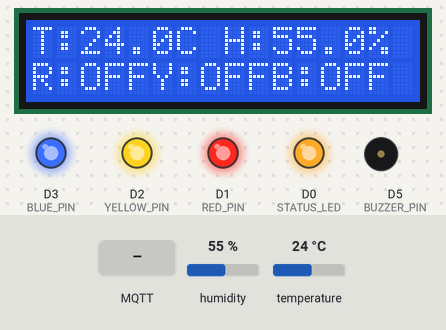
This sketch was run on a simulated ESP8266 (NodeMCU). Shown: 16×2 character LCD, output pins drawn as LEDs (lit = HIGH), buzzer (waves = sounding, pin HIGH). Inputs (shaded band) come from the test bench; at power-on: humidity 55 %, temperature 24 °C. WiFi joins after 1.5 s; servers stay silent unless stated; no MQTT or app messages arrive unless stated; what the sketch prints to the serial monitor is not drawn.

Above: at 4.0 s.
4.1 s: MQTT message "ON" arrives on the first subscribed topic
At 5.6 s:
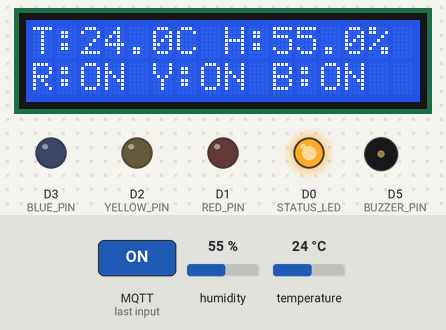
6.4 s: humidity set to 79 %
At 11.6 s:
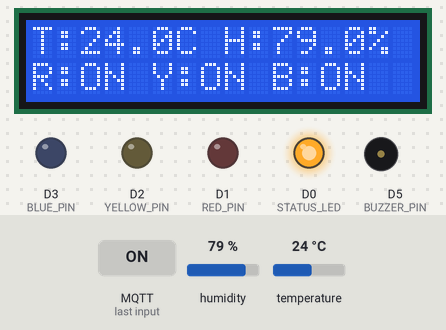
12.4 s: humidity set to 83 %
At 21.9 s:
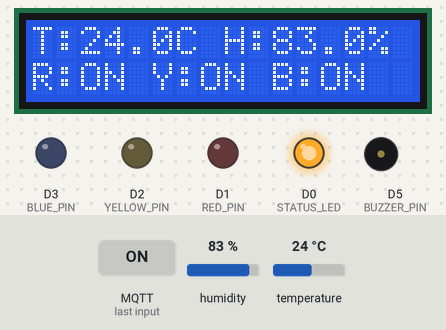
26.4 s: MQTT message "OFF" arrives on the first subscribed topic
At 27.5 s:
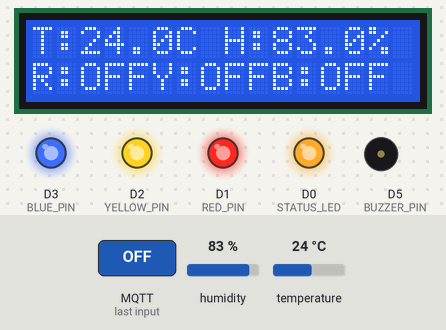
40.4 s: temperature set to 12 °C
At 51.1 s:
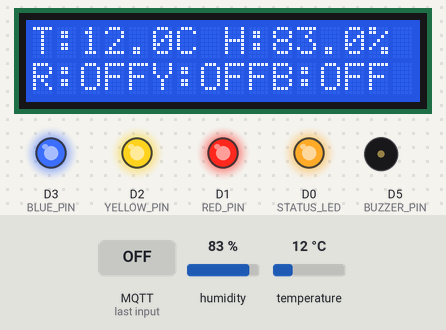
52.1 s: MQTT message "on" arrives on the first subscribed topic
At 52.5 s:
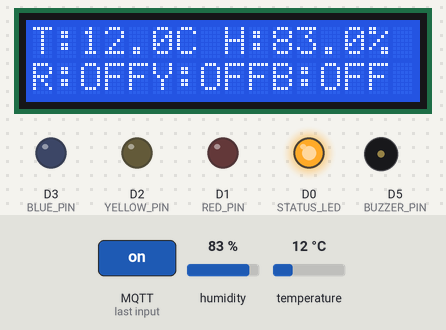
Timing chart, 0 to 57.0 s (numbered marks = the images above; inputs shaded):
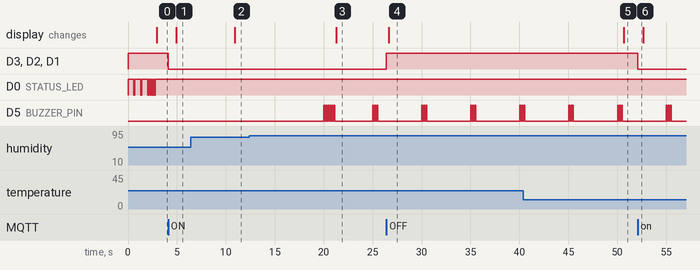

The sketch:

MergedWeatherSmartLight.ino
```cpp
/*
 * MergedWeatherSmartLight.ino
 *
 * ESP8266 NodeMCU code for a combined IoT system
 * Features:
 * - Weather Station functionality (temperature and humidity monitoring)
 * - Smart Light control with RGB LEDs
 * - LCD display for real-time information
 * - Buzzer for alerts and notifications
 * - Enhanced MQTT integration with security support
 * - Status monitoring and reporting
 *
 * Hardware:
 * - NodeMCU ESP8266
 * - DHT11 temperature and humidity sensor
 * - 16x2 LCD display (I2C)
 * - Buzzer for alerts
 * - 3 LEDs (Red, Yellow, Blue)
 *
 * Libraries required:
 * - ESP8266WiFi
 * - PubSubClient
 * - DHT sensor library
 * - Adafruit Unified Sensor
 * - ArduinoJson
 * - LiquidCrystal_I2C
 * - Wire
 */

#include <ESP8266WiFi.h>
#include <PubSubClient.h>
#include <WiFiClientSecure.h>
#include <DHT.h>
#include <ArduinoJson.h>
#include <Wire.h>
#include <LiquidCrystal_I2C.h>

// Pin Definitions
#define DHTPIN D4       // DHT11 data pin
#define DHTTYPE DHT11   // DHT sensor type
#define RED_PIN D1      // Red LED pin
#define YELLOW_PIN D2   // Yellow LED pin
#define BLUE_PIN D3     // Blue LED pin
#define BUZZER_PIN D5   // Buzzer pin
#define STATUS_LED D0   // Status LED pin

// LCD Configuration
#define LCD_ADDRESS 0x27  // I2C address of the LCD
#define LCD_COLUMNS 16    // Number of columns in LCD
#define LCD_ROWS 2        // Number of rows in LCD

// Alert Thresholds
#define TEMP_HIGH_THRESHOLD 30.0  // High temperature threshold (°C)
#define TEMP_LOW_THRESHOLD 10.0   // Low temperature threshold (°C)
#define HUMIDITY_HIGH_THRESHOLD 80.0  // High humidity threshold (%)
#define HUMIDITY_LOW_THRESHOLD 20.0   // Low humidity threshold (%)

// WiFi credentials
const char* ssid = "YourWiFiSSID";
const char* password = "YourWiFiPassword";

// MQTT Broker configurations
struct MqttConfig {
  const char* server;
  int port;
  const char* username;
  const char* password;
  bool useTLS;
};

// CA Certificate for secure MQTT
const char* ca_cert = R"EOF(
-----BEGIN CERTIFICATE-----
MIIDXzCCAkegAwIBAgILBAAAAAABIVhTCKIwDQYJKoZIhvcNAQELBQAwTDEgMB4G
A1UECxMXR2xvYmFsU2lnbiBSb290IENBIC0gUjMxEzARBgNVBAoTCkdsb2JhbFNp
Z24xEzARBgNVBAMTCkdsb2JhbFNpZ24wHhcNMDkwMzE4MTAwMDAwWhcNMjkwMzE4
MTAwMDAwWjBMMSAwHgYDVQQLExdHbG9iYWxTaWduIFJvb3QgQ0EgLSBSMzETMBEG
A1UEChMKR2xvYmFsU2lnbjETMBEGA1UEAxMKR2xvYmFsU2lnbjCCASIwDQYJKoZI
hvcNAQEBBQADggEPADCCAQoCggEBAKtFvNZyRHM6b2VZZWPrZWyxVxJZ8ok0My7o
1Y14mmfx/E5kzhri2jqxnP+Ic4R9mqvzdgkn3gOS19UNM5O3UFLJEFqcu60diKSO
v1hEtF+p7uHM2NDkbMHXBPim2L7p2iU/rWxxz1miJvduUqqi5Zt3dagyeZ1nu9Mz
KpImrUHR4W64idjquZ3aav3k/k/xxp5lhOp9VkiEHwdB4+3tURHoPAqVsgLYeYHk
tztgQDdwvQKXPgXBV6Yc9V6G3uUE0OM5+Ni0WYwI/cPtikj2zRbHnNcjDg2HTFZH
fJYprW1VxGVtQ4+njbGxJvUFwO5EdhvgBBKYYm7Y3+rvR+Ne8O/vY3zr2dqi/F2M
c+CAwEAAaNCMEAwDgYDVR0PAQH/BAQDAgEGMA8GA1UdEwEB/wQFMAMBAf8wHQYD
VR0OBBYEFI/wS3+oLkUkrk1Q+mOai97i3Ru8MA0GCSqGSIb3DQEBCwUAA4IBAQBL
QQNlrn7E1AL2Nh7kxAZh8I84ReLMPQ6a/YlGkOmD4z9bZxXPi5VEbF6wUjHtP6Zz
54U4Vb5Sd1l6YPsa3C872IEW6tuvWbuVQwzN2e72Db+3td7LHuKcZEmk1Pvj8jOS
Z0MMgxQ0sON5jl76S1aYfpzT0c0JvjYPtqtD9GDpnN55oOJmKPaEABaUnhF3TN7f
5Vx2xp7io+VsYETkA8j6KQj0ln1TSqU2WfGpnaW6SPD/fsj6znEZ2vCzeLAAwGez
61JNtmeN1g15GSDc5E4k1WO5YcnBMyoYdUECwUDiB3+m5WjW8M8KtQNtMNQvfS5
-----END CERTIFICATE-----
)EOF";

// MQTT configurations for different security levels
const MqttConfig mqttConfigs[] = {
  // No security
  {"192.168.152.76", 1883, "", "", false},
  // Basic security
  {"192.168.152.76", 1884, "weather_station", "1234", false},
  // Secure TLS
  {"192.168.152.76", 8883, "weather_station", "WeatherStation2024!", true}
};

// Current MQTT configuration index
int currentMqttConfig = 0;

// Client ID for MQTT
const char* client_id = "MergedWeatherSmartLight";

// MQTT Topics
// Weather Station Topics
const char* temperature_topic = "home/weatherstation/temperature";
const char* humidity_topic = "home/weatherstation/humidity";
const char* weather_status_topic = "home/weatherstation/status";
const char* weather_data_topic = "home/weatherstation/data";

// Smart Light Topics
const char* light_state_topic = "home/smartlight/state";
const char* light_command_topic = "home/smartlight/command";
const char* light_brightness_topic = "home/smartlight/brightness";
const char* light_color_topic = "home/smartlight/color";
const char* light_motion_topic = "home/smartlight/motion";
const char* light_status_topic = "home/smartlight/status";

// Timing variables
unsigned long lastSensorReadTime = 0;
const long sensorReadInterval = 10000;  // Read sensor every 10 seconds
unsigned long lastMqttReconnectAttempt = 0;
const long mqttReconnectInterval = 5000;  // Try to reconnect every 5 seconds
unsigned long lastLCDUpdateTime = 0;
const long lcdUpdateInterval = 1000;     // Update LCD every second
unsigned long lastBuzzerTime = 0;
const long buzzerInterval = 5000;        // Buzzer alert interval

// LED state tracking
struct LEDState {
  bool isOn;
  unsigned long lastStateChange;
  unsigned long totalOnTime;
  unsigned long totalOffTime;
};

LEDState redLED = {false, 0, 0, 0};
LEDState yellowLED = {false, 0, 0, 0};
LEDState blueLED = {false, 0, 0, 0};

// Weather variables
float temperature = 0.0;
float humidity = 0.0;
bool alertActive = false;

// Initialize components
DHT dht(DHTPIN, DHTTYPE);
LiquidCrystal_I2C lcd(LCD_ADDRESS, LCD_COLUMNS, LCD_ROWS);
WiFiClient espClient;
WiFiClientSecure espClientSecure;
PubSubClient* mqttClient = nullptr;

void setup() {
  // Initialize serial communication
  Serial.begin(115200);
  Serial.println("\n\nMerged Weather Station and Smart Light System Starting...");

  // Initialize pins
  pinMode(RED_PIN, OUTPUT);
  pinMode(YELLOW_PIN, OUTPUT);
  pinMode(BLUE_PIN, OUTPUT);
  pinMode(BUZZER_PIN, OUTPUT);
  pinMode(STATUS_LED, OUTPUT);

  // Set initial LED states (off)
  setLEDState(RED_PIN, false);
  setLEDState(YELLOW_PIN, false);
  setLEDState(BLUE_PIN, false);
  setLEDState(STATUS_LED, false);
  digitalWrite(BUZZER_PIN, LOW);

  // Initialize I2C and LCD
  Wire.begin();
  Serial.println("Initializing LCD...");
  lcd.init();
  lcd.backlight();
  lcd.clear();
  lcd.setCursor(0, 0);
  lcd.print("Initializing...");
  Serial.println("LCD initialized");

  // Initialize DHT sensor
  dht.begin();

  // Connect to WiFi
  setupWiFi();

  // Initialize MQTT client
  initializeMqtt();

  // Initial sensor reading
  readSensor();

  // Indicate setup complete
  blinkStatusLED(3);
  lcd.clear();
  lcd.setCursor(0, 0);
  lcd.print("System Ready!");
  Serial.println("Setup complete");
}

void loop() {
  // Check WiFi connection
  if (WiFi.status() != WL_CONNECTED) {
    Serial.println("WiFi connection lost. Reconnecting...");
    setupWiFi();
  }

  // Check MQTT connection
  if (!mqttClient || !mqttClient->connected()) {
    unsigned long currentMillis = millis();
    if (currentMillis - lastMqttReconnectAttempt > mqttReconnectInterval) {
      lastMqttReconnectAttempt = currentMillis;

      // Try to reconnect with current config first
      if (!reconnectMQTT()) {
        // If current config fails, try other configs
        delete mqttClient;
        mqttClient = nullptr;
        initializeMqtt();
      }
    }
  } else {
    // MQTT client loop processing
    mqttClient->loop();
  }

  // Read sensors at regular intervals
  unsigned long currentMillis = millis();

  // Update LED timing statistics
  updateLEDTiming(redLED, currentMillis);
  updateLEDTiming(yellowLED, currentMillis);
  updateLEDTiming(blueLED, currentMillis);

  if (currentMillis - lastSensorReadTime > sensorReadInterval) {
    lastSensorReadTime = currentMillis;
    readSensor();
    publishWeatherData();
    checkAlerts();
  }

  if (currentMillis - lastLCDUpdateTime > lcdUpdateInterval) {
    lastLCDUpdateTime = currentMillis;
    updateLCD();
  }

  // Handle buzzer alerts
  if (alertActive && (currentMillis - lastBuzzerTime > buzzerInterval)) {
    lastBuzzerTime = currentMillis;
    triggerBuzzer();
  }
}

void setupWiFi() {
  delay(10);
  Serial.println();
  Serial.print("Connecting to WiFi: ");
  Serial.println(ssid);

  WiFi.mode(WIFI_STA);
  WiFi.begin(ssid, password);

  while (WiFi.status() != WL_CONNECTED) {
    delay(500);
    Serial.print(".");
    blinkStatusLED(1);
  }

  Serial.println("");
  Serial.println("WiFi connected");
  Serial.print("IP address: ");
  Serial.println(WiFi.localIP());
}

void initializeMqtt() {
  // Try each MQTT configuration until one succeeds
  for (int i = 0; i < 3; i++) {
    currentMqttConfig = i;
    const MqttConfig& config = mqttConfigs[i];

    if (config.useTLS) {
      // Use secure client for TLS
      espClientSecure.setCACert((const uint8_t*)ca_cert, strlen(ca_cert));
      mqttClient = new PubSubClient(espClientSecure);
    } else {
      // Use regular client for non-TLS
      mqttClient = new PubSubClient(espClient);
    }

    mqttClient->setServer(config.server, config.port);
    mqttClient->setCallback(mqttCallback);

    if (reconnectMQTT()) {
      Serial.print("Successfully connected to MQTT broker with config ");
      Serial.println(i);
      return;
    }

    // If connection failed, delete the client and try next config
    delete mqttClient;
    mqttClient = nullptr;
  }

  Serial.println("Failed to connect to any MQTT broker");
}

bool reconnectMQTT() {
  const MqttConfig& config = mqttConfigs[currentMqttConfig];

  if (mqttClient->connect(client_id, config.username, config.password)) {
    Serial.println("Connected to MQTT broker");

    // Subscribe to Smart Light topics
    mqttClient->subscribe(light_command_topic);
    mqttClient->subscribe(light_brightness_topic);
    mqttClient->subscribe(light_color_topic);

    // Publish initial status
    publishStatus();
    return true;
  }
  return false;
}

void mqttCallback(char* topic, byte* payload, unsigned int length) {
  // Convert payload to string
  char message[length + 1];
  for (unsigned int i = 0; i < length; i++) {
    message[i] = (char)payload[i];
  }
  message[length] = '\0';

  Serial.print("Message arrived [");
  Serial.print(topic);
  Serial.print("]: ");
  Serial.println(message);

  // Process LED commands
  if (strcmp(topic, light_command_topic) == 0) {
    if (strcmp(message, "ON") == 0 || strcmp(message, "on") == 0 || strcmp(message, "1") == 0) {
      handleLEDCommand(RED_PIN, redLED, "ON");
      handleLEDCommand(YELLOW_PIN, yellowLED, "ON");
      handleLEDCommand(BLUE_PIN, blueLED, "ON");
    } else if (strcmp(message, "OFF") == 0 || strcmp(message, "off") == 0 || strcmp(message, "0") == 0) {
      handleLEDCommand(RED_PIN, redLED, "OFF");
      handleLEDCommand(YELLOW_PIN, yellowLED, "OFF");
      handleLEDCommand(BLUE_PIN, blueLED, "OFF");
    }
  }
  else if (strcmp(topic, light_brightness_topic) == 0) {
    int brightness = atoi(message);
    // Map brightness (0-255) to LED states
    bool state = brightness > 0;
    handleLEDCommand(RED_PIN, redLED, state ? "ON" : "OFF");
    handleLEDCommand(YELLOW_PIN, yellowLED, state ? "ON" : "OFF");
    handleLEDCommand(BLUE_PIN, blueLED, state ? "ON" : "OFF");
  }
  else if (strcmp(topic, light_color_topic) == 0) {
    // Parse RGB color JSON
    JsonDocument doc;
    deserializeJson(doc, message);

    if (doc["r"].is<int>()) {
      int r = doc["r"];
      handleLEDCommand(RED_PIN, redLED, r > 0 ? "ON" : "OFF");
    }
    if (doc["g"].is<int>()) {
      int g = doc["g"];
      handleLEDCommand(YELLOW_PIN, yellowLED, g > 0 ? "ON" : "OFF");
    }
    if (doc["b"].is<int>()) {
      int b = doc["b"];
      handleLEDCommand(BLUE_PIN, blueLED, b > 0 ? "ON" : "OFF");
    }
  }

  // Publish updated LED states
  publishLEDStates();
}

void handleLEDCommand(int pin, LEDState& led, const char* command) {
  bool newState = false;

  if (strcmp(command, "ON") == 0 || strcmp(command, "on") == 0 || strcmp(command, "1") == 0) {
    newState = true;
  } else if (strcmp(command, "OFF") == 0 || strcmp(command, "off") == 0 || strcmp(command, "0") == 0) {
    newState = false;
  } else if (strcmp(command, "TOGGLE") == 0 || strcmp(command, "toggle") == 0) {
    newState = !led.isOn;
  }

  if (newState != led.isOn) {
    led.lastStateChange = millis();
    if (led.isOn) {
      led.totalOnTime += (millis() - led.lastStateChange);
    } else {
      led.totalOffTime += (millis() - led.lastStateChange);
    }
    led.isOn = newState;
    setLEDState(pin, newState);
  }
}

void updateLEDTiming(LEDState& led, unsigned long currentMillis) {
  if (led.isOn) {
    led.totalOnTime += (currentMillis - led.lastStateChange);
  } else {
    led.totalOffTime += (currentMillis - led.lastStateChange);
  }
  led.lastStateChange = currentMillis;
}

void setLEDState(int pin, bool state) {
  digitalWrite(pin, state ? LOW : HIGH);  // Active low
}

void readSensor() {
  float newHumidity = dht.readHumidity();
  float newTemperature = dht.readTemperature();

  if (isnan(newHumidity) || isnan(newTemperature)) {
    Serial.println("Failed to read from DHT sensor!");
    return;
  }

  humidity = newHumidity;
  temperature = newTemperature;

  Serial.print("Temperature: ");
  Serial.print(temperature);
  Serial.print(" °C, Humidity: ");
  Serial.print(humidity);
  Serial.println(" %");
}

void publishWeatherData() {
  if (!mqttClient || !mqttClient->connected()) return;

  // Publish temperature
  String tempStr = String(temperature, 1);
  mqttClient->publish(temperature_topic, tempStr.c_str(), true);

  // Publish humidity
  String humStr = String(humidity, 1);
  mqttClient->publish(humidity_topic, humStr.c_str(), true);

  // Publish detailed JSON data
  JsonDocument jsonDoc;
  jsonDoc["temperature"] = temperature;
  jsonDoc["humidity"] = humidity;
  jsonDoc["timestamp"] = millis();
  jsonDoc["device_id"] = client_id;

  String jsonString;
  serializeJson(jsonDoc, jsonString);
  mqttClient->publish(weather_status_topic, jsonString.c_str(), true);
  mqttClient->publish(weather_data_topic, jsonString.c_str(), true);
}

void publishLEDStates() {
  if (!mqttClient || !mqttClient->connected()) return;

  JsonDocument jsonDoc;

  // Calculate overall light state
  bool anyLightOn = redLED.isOn || yellowLED.isOn || blueLED.isOn;
  jsonDoc["state"] = anyLightOn ? "ON" : "OFF";

  // Calculate brightness (0-255)
  int brightness = 0;
  if (redLED.isOn) brightness += 85;
  if (yellowLED.isOn) brightness += 85;
  if (blueLED.isOn) brightness += 85;
  jsonDoc["brightness"] = brightness;

  // Calculate color
  jsonDoc["color"]["r"] = redLED.isOn ? 255 : 0;
  jsonDoc["color"]["g"] = yellowLED.isOn ? 255 : 0;
  jsonDoc["color"]["b"] = blueLED.isOn ? 255 : 0;

  // Add motion state (always false for now, as we don't have a motion sensor)
  jsonDoc["motion"] = false;

  // Add timing information
  jsonDoc["timestamp"] = millis();
  jsonDoc["device_id"] = client_id;

  String jsonString;
  serializeJson(jsonDoc, jsonString);
  mqttClient->publish(light_state_topic, jsonString.c_str(), true);
  mqttClient->publish(light_status_topic, jsonString.c_str(), true);
}

void blinkStatusLED(int times) {
  for (int i = 0; i < times; i++) {
    digitalWrite(STATUS_LED, LOW);
    delay(100);
    digitalWrite(STATUS_LED, HIGH);
    delay(100);
  }
}

void updateLCD() {
  Serial.println("Updating LCD...");
  Serial.print("Current Temperature: ");
  Serial.print(temperature);
  Serial.print(" °C, Humidity: ");
  Serial.print(humidity);
  Serial.println(" %");

  lcd.clear();

  // First row: Temperature and Humidity
  lcd.setCursor(0, 0);
  lcd.print("T:");
  lcd.print(temperature, 1);
  lcd.print("C H:");
  lcd.print(humidity, 1);
  lcd.print("%");

  // Second row: LED status
  lcd.setCursor(0, 1);
  lcd.print("R:");
  lcd.print(redLED.isOn ? "ON " : "OFF");
  lcd.print("Y:");
  lcd.print(yellowLED.isOn ? "ON " : "OFF");
  lcd.print("B:");
  lcd.print(blueLED.isOn ? "ON" : "OFF");

  Serial.println("LCD update complete");
}

void checkAlerts() {
  bool newAlert = false;
  String alertMessage = "";

  if (temperature > TEMP_HIGH_THRESHOLD) {
    newAlert = true;
    alertMessage = "High Temperature Alert!";
  } else if (temperature < TEMP_LOW_THRESHOLD) {
    newAlert = true;
    alertMessage = "Low Temperature Alert!";
  }

  if (humidity > HUMIDITY_HIGH_THRESHOLD) {
    newAlert = true;
    alertMessage += " High Humidity Alert!";
  } else if (humidity < HUMIDITY_LOW_THRESHOLD) {
    newAlert = true;
    alertMessage += " Low Humidity Alert!";
  }

  if (newAlert != alertActive) {
    alertActive = newAlert;
    if (alertActive) {
      // Publish alert to MQTT
      JsonDocument jsonDoc;
      jsonDoc["alert"] = alertMessage;
      jsonDoc["temperature"] = temperature;
      jsonDoc["humidity"] = humidity;
      jsonDoc["timestamp"] = millis();

      String jsonString;
      serializeJson(jsonDoc, jsonString);
      mqttClient->publish(weather_data_topic, jsonString.c_str(), true);

      // Trigger buzzer
      triggerBuzzer();
    }
  }
}

void triggerBuzzer() {
  // Play alert pattern
  for (int i = 0; i < 3; i++) {
    digitalWrite(BUZZER_PIN, HIGH);
    delay(100);
    digitalWrite(BUZZER_PIN, LOW);
    delay(100);
  }
}

void publishStatus() {
  if (!mqttClient || !mqttClient->connected()) return;

  JsonDocument jsonDoc;
  jsonDoc["status"] = "online";
  jsonDoc["device_id"] = client_id;
  jsonDoc["timestamp"] = millis();

  String jsonString;
  serializeJson(jsonDoc, jsonString);
  mqttClient->publish(weather_status_topic, jsonString.c_str(), true);
} 
```

Measured:
- after the input at 4.1 s, D3 (BLUE_PIN), D2 (YELLOW_PIN), D1 (RED_PIN): HIGH → LOW at once; the display: changes after 0.82 s (image 1)
- after the input at 6.4 s, the display: changes after 4.5 s (image 2)
- after the input at 12.4 s, D5 (BUZZER_PIN): LOW → HIGH after 7.6 s, → LOW 0.10 s later, → HIGH 0.10 s later, → LOW 0.10 s later, … (18 changes in this stretch); the display: changes after 8.9 s (image 3)
- after the input at 26.4 s, D3 (BLUE_PIN), D2 (YELLOW_PIN), D1 (RED_PIN): LOW → HIGH at once; the display: changes after 0.24 s (image 4)
- after the input at 40.4 s, the display: changes after 10.3 s (image 5)
- after the input at 52.1 s, D3 (BLUE_PIN), D2 (YELLOW_PIN), D1 (RED_PIN): HIGH → LOW at once
